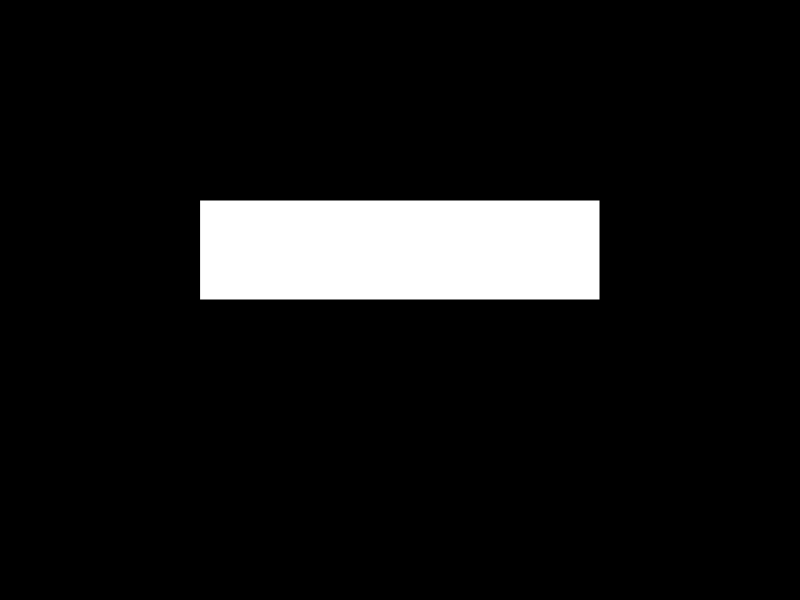
Frame 1 (no input)
Frame 60 (no input): identical to frame 1, image omitted
Frame 120 (the mouse pressed at the canvas centre since frame 60): identical to frame 1, image omitted

The p5.js sketch that drew this single still picture (run headless with seeded random() and noise() and a simulated clock; from frame 60 on, the mouse is pressed at the canvas centre):

// p5.js sketch
// ── sketch.js

function setup() {

  createCanvas(800, 600);
  background(0,0,0);
}

function draw() {
  rect(200,200,400,100);
}
